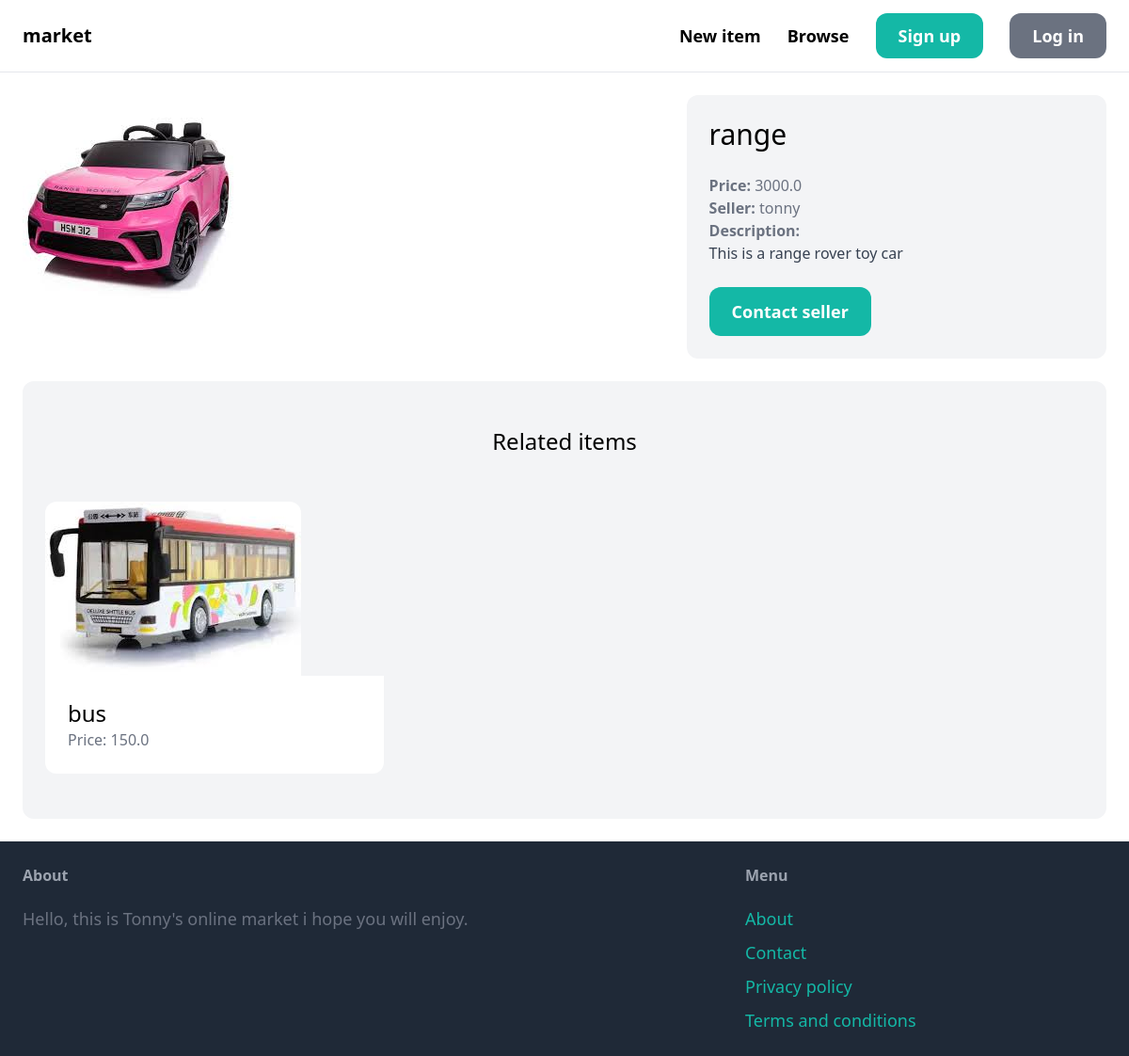
The app's page /items/1/, older data.
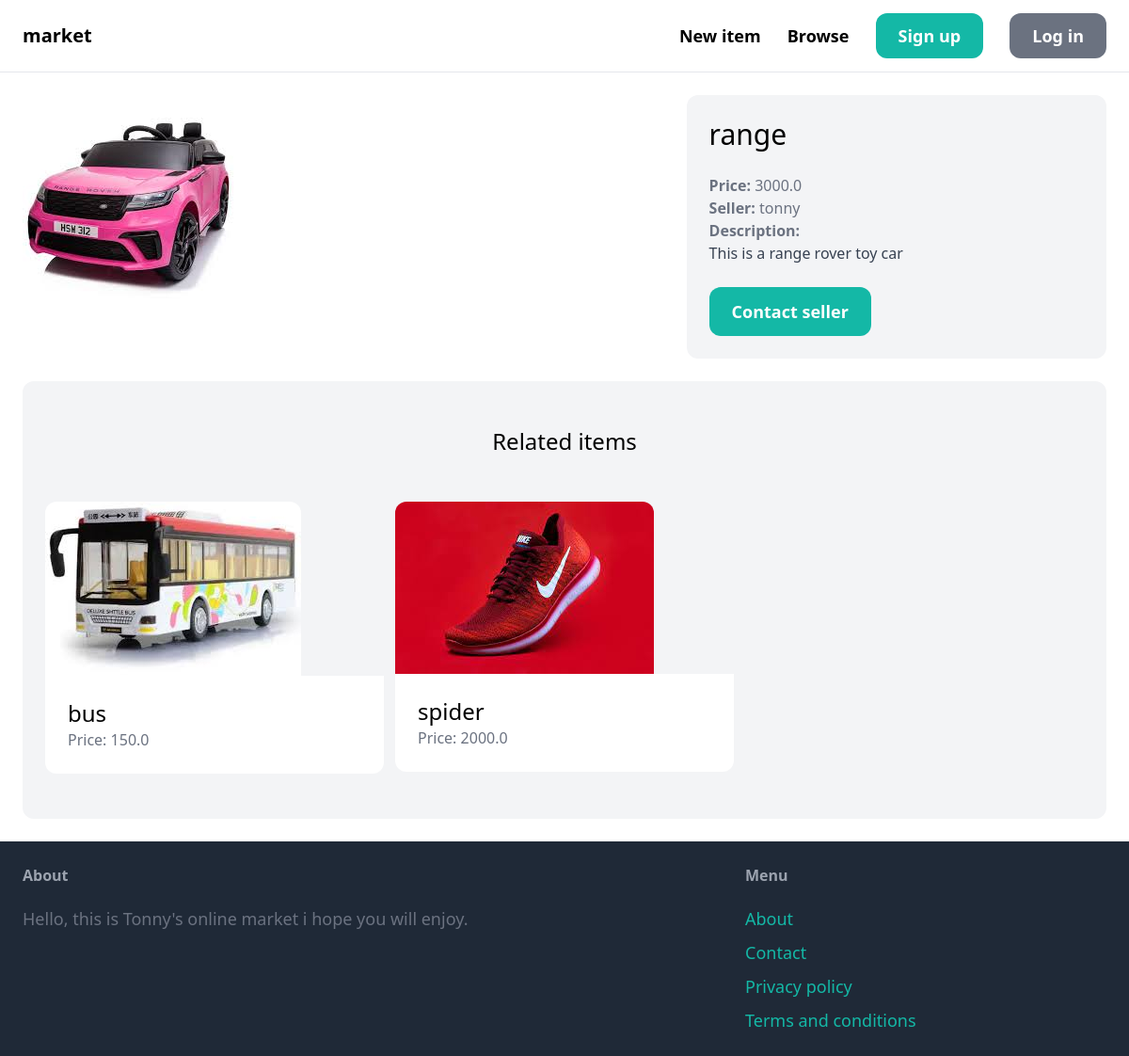
The same page, newer data.
### item/models.py (models this page shows, shortened)
class Item(models.Model):
    category = models.ForeignKey(Category, related_name='items', on_delete=models.CASCADE)
    name = models.CharField(max_length=255)
    description = models.TextField(blank=True, null=True)
    price = models.FloatField()
    image = models.ImageField(upload_to='items_images', blank=True, null=True)
    is_sold = models.BooleanField(default=False)
    created_by = models.ForeignKey(User, related_name='items', on_delete=models.CASCADE)
    created_at = models.DateTimeField(auto_now_add=True)

### item/views.py (the view)
# urls.py: path('<int:pk>/', views.detail, name='detail'),
def detail(request, pk):
    item = get_object_or_404(Item, pk=pk)
    related_items = Item.objects.filter(category=item.category, is_sold=False).exclude(pk=pk)[0:3]
    return render(request, 'item/detail.html', {
        'item': item,
        'related_items': related_items
    })

### item/templates/item/detail.html (shortened to what this page needs)
{% extends 'core/base.html' %}
{% block content %}
<div class="grid grid-cols-5 gap-6">
    <div class="col-span-3">
        <img src="{{ item.image.url }}" class="rounded-xl">
    </div>
    <div class="col-span-2 p-6 bg-gray-100 rounded-xl">
        <h1 class="mb-6 text-3xl">{{ item.name }}</h1>
        <p class="text-gray-500"><strong>Price: </strong>{{ item.price }}</p>
        <p class="text-gray-500"><strong>Seller: </strong>{{ item.created_by.username }}</p>
        {% if item.description %}
        <p class="text-gray-700">
            <strong class="text-gray-500">Description:</strong><br>
            {{ item.description }}
        </p>
        {% endif %}
        {% if request.user == item.created_by %}
            <div class="mt-6 p-6 bg-white rounded-xl">
                <p>This is your item!</p>
                <a href="{% url 'item:edit' item.id %}" class="inline-block mt-6 px-6 py-3 text-lg font-semibold bg-teal-500 text-white rounded-xl">Edit</a>
                <a href="{% url 'item:delete' item.id %}" class="inline-block mt-6 px-6 py-3 text-lg font-semibold bg-red-500 text-white rounded-xl">Delete</a>
            </div>
        {% else %}
            <a href="{% url 'conversation:new' item.id %}" class="inline-block mt-6 px-6 py-3 text-lg font-semibold bg-teal-500 text-white rounded-xl hover:bg-teal-700">Contact seller</a>
        {% endif %}
    </div>
</div>
<div class="mt-6 px-6 py-12 bg-gray-100 rounded-xl">
    <h2 class="mb-12 text-2xl text-center">Related items</h2>
    <div class="grid grid-cols-3 gap-3">
          {% for item in related_items %}
             <div>
                <a href="{% url 'item:detail' item.id %}">
                   <div>
                      <img src="{{ item.image.url }}" class="rounded-t-xl">
                   </div>
                   <div class="p-6 bg-white rounded-b-xl">
                         <h2 class="text-2xl">{{ item.name }}</h2>
                         <p class="text-gray-500">Price: {{ item.price }}</p>
                   </div>
                </a>
             </div>
          {% endfor %}
    </div>
</div>
{% endblock %}

Row changes from the older to the newer data that the page shows:
added Item: image (picture), name "spider", price "2000.0"
